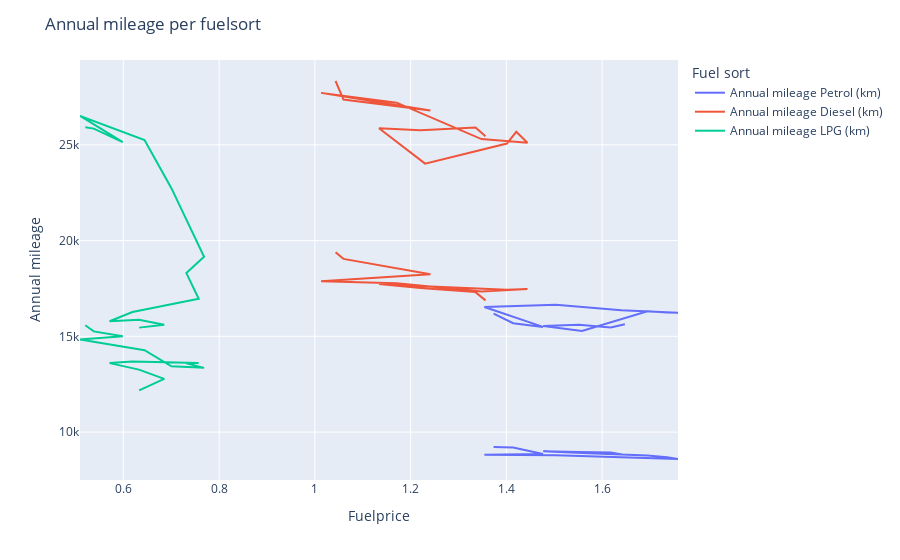

Source (notebook cell):
### Code cell
#These lines of codes are used to make a linegraph for the annual mileage per fuelsort from 2006 til 2019
labels= ['Annual mileage Petrol (km)', 'Annual mileage Diesel (km)', 'Annual mileage LPG (km)']
fig = px.line(df_traffic, x='FuelPrice', y= labels)

#these lines of code are used to transform the layout of the graph
fig.update_layout(
    title="Annual mileage per fuelsort",
    xaxis_title="Fuelprice",
    yaxis_title="Annual mileage",
    legend_title="Fuel sort",
)


fig.show()

### Figure 1 — Plotly figure (JSON) as saved in the notebook; plotly's stock layout.template omitted (floating-point values rounded to 4 significant figures)
{"data": [{"hovertemplate": "variable=Annual mileage Petrol (km)<br>FuelPrice=%{x}<br>value=%{y}<extra></extra>", "legendgroup": "Annual mileage Petrol (km)", "line": {"color": "#636efa", "dash": "solid"}, "marker": {"symbol": "circle"}, "mode": "lines", "name": "Annual mileage Petrol (km)", "orientation": "v", "showlegend": true, "type": "scatter", "x": [1.373, 1.414, 1.476, 1.354, 1.503, 1.64, 1.758, 1.736, 1.695, 1.558, 1.477, 1.552, 1.618, 1.647, 1.043, 1.06, 1.241, 1.013, 1.171, 1.348, 1.444, 1.421, 1.401, 1.23, 1.134, 1.221, 1.335, 1.356, 0.5205, 0.5383, 0.5988, 0.5095, 0.6443, 0.7004, 0.7686, 0.7317, 0.7574, 0.619, 0.5713, 0.6326, 0.6854, 0.633, 1.373, 1.414, 1.476, 1.354, 1.503, 1.64, 1.758, 1.736, 1.695, 1.558, 1.477, 1.552, 1.618, 1.647, 1.043, 1.06, 1.241, 1.013, 1.171, 1.348, 1.444, 1.421, 1.401, 1.23, 1.134, 1.221, 1.335, 1.356, 0.5205, 0.5383, 0.5988, 0.5095, 0.6443, 0.7004, 0.7686, 0.7317, 0.7574, 0.619, 0.5713, 0.6326, 0.6854, 0.633], "xaxis": "x", "y": [9217, 9191, 8859, 8817, 8786, 8679, 8595, 8682, 8783, 8909, 9005, 8965, 8930, 8810, null, null, null, null, null, null, null, null, null, null, null, null, null, null, null, null, null, null, null, null, null, null, null, null, null, null, null, null, 16190, 15686, 15493, 16534, 16650, 16361, 16233, 16241, 16314, 15282, 15541, 15606, 15465, 15634, null, null, null, null, null, null, null, null, null, null, null, null, null, null, null, null, null, null, null, null, null, null, null, null, null, null, null, null], "yaxis": "y"}, {"hovertemplate": "variable=Annual mileage Diesel (km)<br>FuelPrice=%{x}<br>value=%{y}<extra></extra>", "legendgroup": "Annual mileage Diesel (km)", "line": {"color": "#EF553B", "dash": "solid"}, "marker": {"symbol": "circle"}, "mode": "lines", "name": "Annual mileage Diesel (km)", "orientation": "v", "showlegend": true, "type": "scatter", "x": [1.373, 1.414, 1.476, 1.354, 1.503, 1.64, 1.758, 1.736, 1.695, 1.558, 1.477, 1.552, 1.618, 1.647, 1.043, 1.06, 1.241, 1.013, 1.171, 1.348, 1.444, 1.421, 1.401, 1.23, 1.134, 1.221, 1.335, 1.356, 0.5205, 0.5383, 0.5988, 0.5095, 0.6443, 0.7004, 0.7686, 0.7317, 0.7574, 0.619, 0.5713, 0.6326, 0.6854, 0.633, 1.373, 1.414, 1.476, 1.354, 1.503, 1.64, 1.758, 1.736, 1.695, 1.558, 1.477, 1.552, 1.618, 1.647, 1.043, 1.06, 1.241, 1.013, 1.171, 1.348, 1.444, 1.421, 1.401, 1.23, 1.134, 1.221, 1.335, 1.356, 0.5205, 0.5383, 0.5988, 0.5095, 0.6443, 0.7004, 0.7686, 0.7317, 0.7574, 0.619, 0.5713, 0.6326, 0.6854, 0.633], "xaxis": "x", "y": [null, null, null, null, null, null, null, null, null, null, null, null, null, null, 19387, 19046, 18242, 17879, 17768, 17347, 17467, 17463, 17438, 17620, 17728, 17524, 17310, 16878, null, null, null, null, null, null, null, null, null, null, null, null, null, null, null, null, null, null, null, null, null, null, null, null, null, null, null, null, 28334, 27363, 26788, 27714, 27202, 25300, 25108, 25678, 25069, 24020, 25864, 25760, 25908, 25446, null, null, null, null, null, null, null, null, null, null, null, null, null, null], "yaxis": "y"}, {"hovertemplate": "variable=Annual mileage LPG (km)<br>FuelPrice=%{x}<br>value=%{y}<extra></extra>", "legendgroup": "Annual mileage LPG (km)", "line": {"color": "#00cc96", "dash": "solid"}, "marker": {"symbol": "circle"}, "mode": "lines", "name": "Annual mileage LPG (km)", "orientation": "v", "showlegend": true, "type": "scatter", "x": [1.373, 1.414, 1.476, 1.354, 1.503, 1.64, 1.758, 1.736, 1.695, 1.558, 1.477, 1.552, 1.618, 1.647, 1.043, 1.06, 1.241, 1.013, 1.171, 1.348, 1.444, 1.421, 1.401, 1.23, 1.134, 1.221, 1.335, 1.356, 0.5205, 0.5383, 0.5988, 0.5095, 0.6443, 0.7004, 0.7686, 0.7317, 0.7574, 0.619, 0.5713, 0.6326, 0.6854, 0.633, 1.373, 1.414, 1.476, 1.354, 1.503, 1.64, 1.758, 1.736, 1.695, 1.558, 1.477, 1.552, 1.618, 1.647, 1.043, 1.06, 1.241, 1.013, 1.171, 1.348, 1.444, 1.421, 1.401, 1.23, 1.134, 1.221, 1.335, 1.356, 0.5205, 0.5383, 0.5988, 0.5095, 0.6443, 0.7004, 0.7686, 0.7317, 0.7574, 0.619, 0.5713, 0.6326, 0.6854, 0.633], "xaxis": "x", "y": [null, null, null, null, null, null, null, null, null, null, null, null, null, null, null, null, null, null, null, null, null, null, null, null, null, null, null, null, 15578, 15258, 15008, 14837, 14275, 13434, 13355, 13587, 13602, 13686, 13602, 13262, 12780, 12174, null, null, null, null, null, null, null, null, null, null, null, null, null, null, null, null, null, null, null, null, null, null, null, null, null, null, null, null, 25913, 25847, 25141, 26511, 25253, 22739, 19152, 18303, 16961, 16271, 15788, 15863, 15604, 15455], "yaxis": "y"}], "layout": {"legend": {"title": {"text": "Fuel sort"}, "tracegroupgap": 0}, "margin": {"t": 60}, "title": {"text": "Annual mileage per fuelsort"}, "xaxis": {"anchor": "y", "domain": [0, 1], "title": {"text": "Fuelprice"}}, "yaxis": {"anchor": "x", "domain": [0, 1], "title": {"text": "Annual mileage"}}}}
